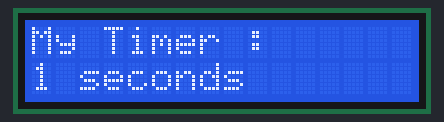
Simulated run of this sketch. Board: Arduino Uno, built with avr-gcc and run on an emulated ATmega328P. Shown: 16×2 character LCD.

Above: at 0.1 s.
At 3.1 s:
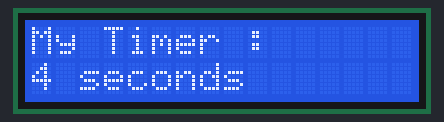
At 7.1 s:
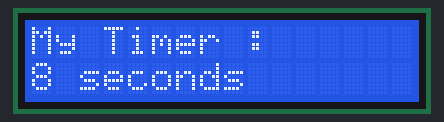
At 15.1 s:
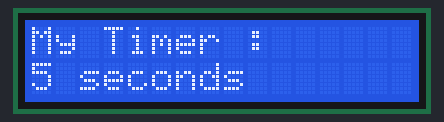
At 22.1 s:
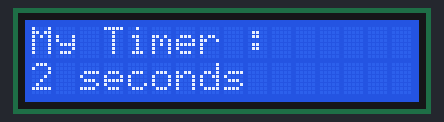
At 30.2 s:
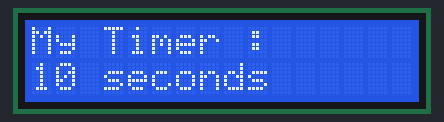

The sketch:

LiquidCrystal.ino
```cpp
#include<LiquidCrystal.h> //Load the Liquid crystal library
LiquidCrystal LCD(10,9,5,4,3,2) ; // Creating the LiquidCrystal object named LCD
int myCounter=0; // declare your variable myCounter

void setup() {

LCD.begin(16,2); // Tell Arduino our LCD has 16 columns and 2 rows
LCD.setCursor(0,0) ;//Set LCD cursor to upper left corner of display
LCD.print("My Timer : ") ; //Print our first line
}

void loop() {

for (myCounter = 1 ; myCounter <= 10 ; myCounter=myCounter + 1) {

LCD.setCursor(0,1); // Second Cursor to first column and second row
LCD.print(myCounter); //print your counter
LCD.print(" seconds "); // prints units
delay(1000);

  }

for (myCounter = 10 ; myCounter >= 0 ; myCounter=myCounter - 1) {

LCD.setCursor(0,1); // Second Cursor to first column and second row
LCD.print(myCounter); //print your counter
LCD.print(" seconds "); // prints units
delay(1000);

  }
}
```

Measured:
- what the display in image 1 shows lasts 1.0 s, from 3.1 s to 4.1 s
- what the display in image 5 shows lasts 2.0 s, from 30.1 s to 32.1 s
